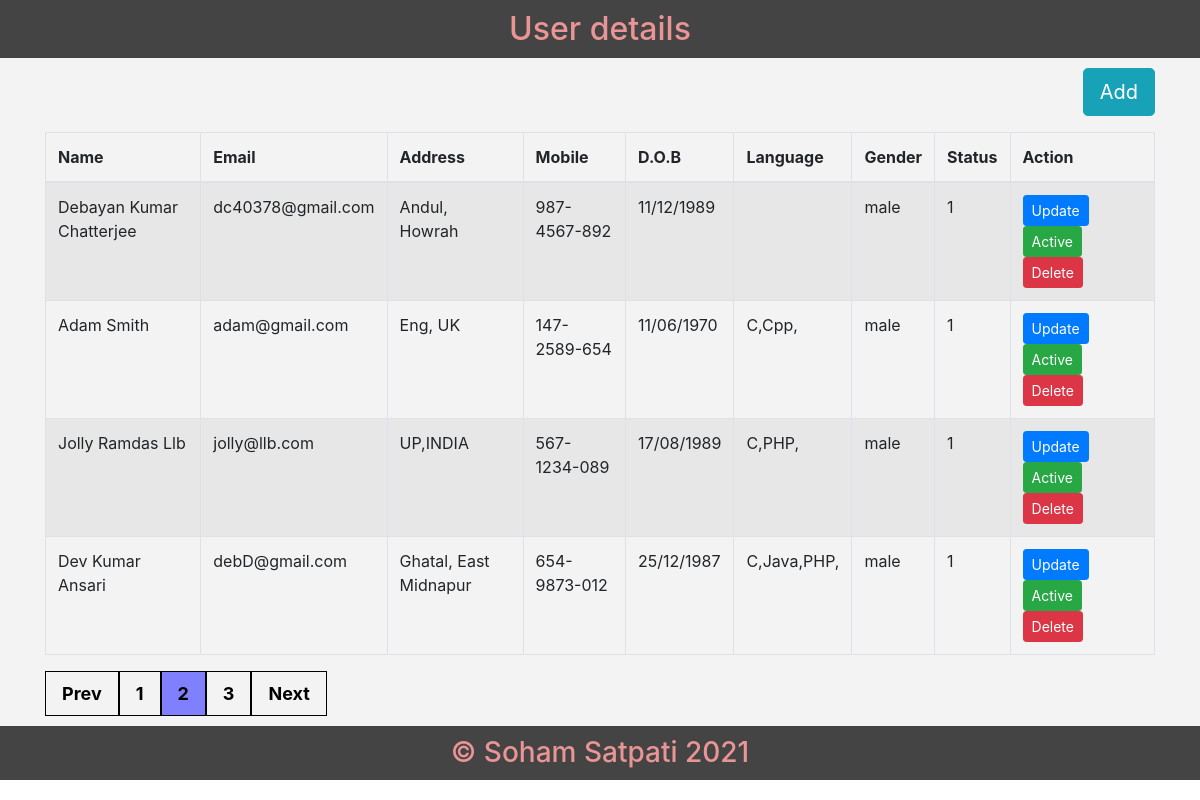
Screenshot of /userDetails.php?page=2 with the database file from the repository.
### tables this page shows
CREATE TABLE `temp_user` (
  `id` int(11) NOT NULL,
  `email` varchar(255) NOT NULL,
  `pass` varchar(255) NOT NULL,
  `status` enum('0','1') NOT NULL
);

CREATE TABLE `user` (
  `id` int(11) NOT NULL,
  `user_id` int(11) NOT NULL,
  `name` varchar(255) NOT NULL,
  `email` varchar(255) NOT NULL,
  `password` varchar(255) NOT NULL,
  `address` varchar(255) NOT NULL,
  `mobile` varchar(50) NOT NULL,
  `dob` varchar(50) NOT NULL,
  `lang` varchar(255) NOT NULL,
  `gender` varchar(20) NOT NULL
);

### userDetails.php (the view, shortened to what this page needs)
<?php require_once "dbconn.php";
include "./include/header.php";
?>
<?php
        $per_page_record = 4;
        if (isset($_GET["page"])) {
            $page  = $_GET["page"];
        }
        else {
          $page=1;
        }
        $start_from = ($page-1) * $per_page_record;
$sql = "SELECT t.id,t.status, u.name, u.email, u.address, u.mobile, u.dob, u.lang, u.gender FROM temp_user t, user u WHERE t.id = u.user_id  ORDER BY t.id DESC LIMIT $start_from, $per_page_record";
$result = $conn->query($sql);
?>
<section class="myheader">
<h2><?php echo "User details";?></h2>
</section>
<section class="maincontent">
<div class="container">
<form method="post">
<p class="text-right">
<a href="index.php" class="btn btn-info btn-lg">
          <span class="glyphicon glyphicon-plus"> Add</span>
        </a>
</p>
  <table class="table table-striped table-condensed table-bordered">
    <thead>
      <tr>
        <th>Name</th>
        <th>Email</th>
        <th>Address</th>
        <th>Mobile</th>
        <th>D.O.B</th>
        <th>Language</th>
        <th>Gender</th>
        <th>Status</th>
        <th>Action</th>
      </tr>
    </thead>
    <tbody>
    <?php
    if ($result->num_rows > 0) {
      while($row = $result->fetch_assoc()) {
    ?>
      <tr>
        <td><?php echo $row["name"];?></td>
        <td><?php echo $row["email"];?></td>
        <td><?php echo $row["address"];?></td>
        <td><?php echo $row["mobile"];?></td>
        <td><?php echo $row["dob"];?></td>
        <td>
        <?php
        $arr = json_decode($row["lang"], TRUE);
        if (is_array($arr) || is_object($arr)){
        foreach($arr as $key=>$value){
          echo $value.",";
        }
      }
        ?>
      </td>
      <td><?php echo $row["gender"];?></td>
      <td><?php echo $row["status"];?></td>
        <td>
        <a href="updateuser.php?id=<?php echo $row['id'];?>">
        <button type="button" class="btn btn-primary btn-sm" formaction="">Update</button>
        </a>
       <?php
       if($row["status"] == 1){
       ?>
       <a href="statuschange.php?id=<?php echo $row['id'];?>&status=<?php echo $row["status"];?>">
        <button type="button" class="btn btn-success btn-sm">Active</button>
        </a>
        <?php
        }
        ?>
        <a href="deleteuser.php?id=<?php echo $row['id'];?>" onclick="return confirm('Are you sure?')">
        <button type="button" class="btn btn-danger btn-sm">Delete</button>
        </a>
        </td>
      </tr>
      <?php
  }
} else {
  echo "0 results";
}
  ?>
    </tbody>
  </table>
  <div class="pagination">
  <?php
    $query = "SELECT COUNT(*) FROM user";
    $rs_result = mysqli_query($conn, $query);
    $row = mysqli_fetch_row($rs_result);
    $total_records = $row[0];
    $total_pages = ceil($total_records / $per_page_record);
    $pagLink = "";
    if($page>=2){
      echo "<a href='userDetails.php?page=".($page-1)."'>  Prev </a>";
  }
  for ($i=1; $i<=$total_pages; $i++) {
    if ($i == $page) {
        $pagLink .= "<a class = 'active' href='userDetails.php?page="
                                          .$i."'>".$i." </a>";
    }
    else  {
        $pagLink .= "<a href='userDetails.php?page=".$i."'>
                                          ".$i." </a>";
    }
  }
  echo $pagLink;
  if($page<$total_pages){
      echo "<a href='userDetails.php?page=".($page+1)."'>  Next </a>";
  }
  ?>
</div>
  </form>
</div>
</section>
<?php
include "./include/footer.php";
?>

### css/style.css (style rules this page uses)
.myheader,.myfooter { background:#444; color:#ea9595; text-align:center; padding:10px; }
.maincontent { height:auto; padding:10px; }
.myheader h2,.myfooter h3 { margin: 0; }
.pagination { display: inline-block; }
.pagination a { font-weight:bold; font-size:18px; color: black; float: left; padding: 8px 16px; text-decoration: none; border:1px solid black; }
.pagination a.active { background-color: #8080FF; }
body { font-family: Arial, Helvetica, sans-serif; }

### rows the page displays
temp_user: user.name "Debayan Kumar Chatterjee", user.email "dc40378@gmail.com", user.address "Andul, Howrah", user.mobile "987-4567-892", user.dob "11/12/1989", user.gender "male", status "1"
temp_user: user.name "Adam Smith", user.email "adam@gmail.com", user.address "Eng, UK", user.mobile "147-2589-654", user.dob "11/06/1970", user.lang "C", user.lang "Cpp", user.gender "male", status "1"
temp_user: user.name "Jolly Ramdas Llb", user.email "jolly@llb.com", user.address "UP,INDIA", user.mobile "567-1234-089", user.dob "17/08/1989", user.lang "C", user.lang "PHP", user.gender "male", status "1"
temp_user: user.name "Dev Kumar Ansari", user.email "debD@gmail.com", user.address "Ghatal, East Midnapur", user.mobile "654-9873-012", user.dob "25/12/1987", user.lang "C", user.lang "Java", user.lang "PHP", user.gender "male", status "1"
